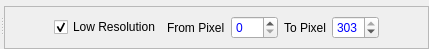
                  <widget class="QSplitter" name="splitter_4">
                   <property name="orientation">
                    <enum>Qt::Horizontal</enum>
                   </property>
                   <property name="childrenCollapsible">
                    <bool>false</bool>
                   </property>
                   <widget class="QWidget" name="layoutWidget_6">
                    <layout class="QVBoxLayout" name="verticalLayout_29">
                     <item>
                      <widget class="MPLWidget" name="data_it_plot" native="true">
                       <property name="sizePolicy">
                        <sizepolicy hsizetype="Expanding" vsizetype="Expanding">
                         <horstretch>0</horstretch>
                         <verstretch>0</verstretch>
                        </sizepolicy>
                       </property>
                      </widget>
                     </item>
                    </layout>
                   </widget>
                   <widget class="QWidget" name="layoutWidget_7">
                    <layout class="QVBoxLayout" name="verticalLayout_30">
                     <item>
                      <widget class="MPLWidget" name="data_ix_plot" native="true">
                       <property name="sizePolicy">
                        <sizepolicy hsizetype="Expanding" vsizetype="Expanding">
                         <horstretch>0</horstretch>
                         <verstretch>0</verstretch>
                        </sizepolicy>
                       </property>
                      </widget>
                     </item>
                     <item>
                      <widget class="QFrame" name="frame_15">
                       <property name="maximumSize">
                        <size>
                         <width>16777215</width>
                         <height>50</height>
                        </size>
                       </property>
                       <property name="frameShape">
                        <enum>QFrame::StyledPanel</enum>
                       </property>
                       <property name="frameShadow">
                        <enum>QFrame::Raised</enum>
                       </property>
                       <layout class="QHBoxLayout" name="horizontalLayout_42">
                        <item>
                         <layout class="QHBoxLayout" name="horizontalLayout_82">
                          <item>
                           <spacer name="horizontalSpacer_22">
                            <property name="orientation">
                             <enum>Qt::Horizontal</enum>
                            </property>
                            <property name="sizeType">
                             <enum>QSizePolicy::Minimum</enum>
                            </property>
                            <property name="sizeHint" stdset="0">
                             <size>
                              <width>40</width>
                              <height>20</height>
                             </size>
                            </property>
                           </spacer>
                          </item>
                          <item>
                           <widget class="QCheckBox" name="dataLowResFlag">
                            <property name="text">
                             <string>Low Resolution</string>
                            </property>
                            <property name="checked">
                             <bool>true</bool>
                            </property>
                           </widget>
                          </item>
                          <item>
                           <widget class="QLabel" name="dataLowResFromLabel">
                            <property name="layoutDirection">
                             <enum>Qt::RightToLeft</enum>
                            </property>
                            <property name="text">
                             <string>From Pixel</string>
                            </property>
                           </widget>
                          </item>
                          <item>
                           <spacer name="horizontalSpacer_62">
                            <property name="orientation">
                             <enum>Qt::Horizontal</enum>
                            </property>
                            <property name="sizeType">
                             <enum>QSizePolicy::Fixed</enum>
                            </property>
                            <property name="sizeHint" stdset="0">
                             <size>
                              <width>0</width>
                              <height>20</height>
                             </size>
                            </property>
                           </spacer>
                          </item>
                          <item>
                           <widget class="QSpinBox" name="dataLowResFromValue">
                            <property name="palette">
                             <palette>
                              <active>
                               <colorrole role="Text">
                                <brush brushstyle="SolidPattern">
                                 <color alpha="255">
                                  <red>0</red>
                                  <green>0</green>
                                  <blue>255</blue>
                                 </color>
                                </brush>
                               </colorrole>
                              </active>
                              <inactive>
                               <colorrole role="Text">
                                <brush brushstyle="SolidPattern">
                                 <color alpha="255">
                                  <red>0</red>
                                  <green>0</green>
                                  <blue>255</blue>
                                 </color>
                                </brush>
                               </colorrole>
                              </inactive>
                              <disabled>
                               <colorrole role="Text">
                                <brush brushstyle="SolidPattern">
                                 <color alpha="255">
                                  <red>118</red>
                                  <green>118</green>
                                  <blue>117</blue>
                                 </color>
                                </brush>
                               </colorrole>
                              </disabled>
                             </palette>
                            </property>
                            <property name="maximum">
                             <number>255</number>
                            </property>
                            <property name="value">
                             <number>0</number>
                            </property>
                           </widget>
                          </item>
                          <item>
                           <widget class="QLabel" name="dataLowResToLabel">
                            <property name="layoutDirection">
                             <enum>Qt::RightToLeft</enum>
                            </property>
                            <property name="text">
                             <string>To Pixel</string>
                            </property>
                           </widget>
                          </item>
                          <item>
                           <spacer name="horizontalSpacer_63">
                            <property name="orientation">
                             <enum>Qt::Horizontal</enum>
                            </property>
                            <property name="sizeType">
                             <enum>QSizePolicy::Fixed</enum>
                            </property>
                            <property name="sizeHint" stdset="0">
                             <size>
                              <width>0</width>
                              <height>20</height>
                             </size>
                            </property>
                           </spacer>
                          </item>
                          <item>
                           <widget class="QSpinBox" name="dataLowResToValue">
                            <property name="palette">
                             <palette>
                              <active>
                               <colorrole role="Text">
                                <brush brushstyle="SolidPattern">
                                 <color alpha="255">
                                  <red>0</red>
                                  <green>0</green>
                                  <blue>255</blue>
                                 </color>
                                </brush>
                               </colorrole>
                              </active>
                              <inactive>
                               <colorrole role="Text">
                                <brush brushstyle="SolidPattern">
                                 <color alpha="255">
                                  <red>0</red>
                                  <green>0</green>
                                  <blue>255</blue>
                                 </color>
                                </brush>
                               </colorrole>
                              </inactive>
                              <disabled>
                               <colorrole role="Text">
                                <brush brushstyle="SolidPattern">
                                 <color alpha="255">
                                  <red>118</red>
                                  <green>118</green>
                                  <blue>117</blue>
                                 </color>
                                </brush>
                               </colorrole>
                              </disabled>
                             </palette>
                            </property>
                            <property name="maximum">
                             <number>303</number>
                            </property>
                            <property name="value">
                             <number>303</number>
                            </property>
                           </widget>
                          </item>
                          <item>
                           <spacer name="horizontalSpacer_64">
                            <property name="orientation">
                             <enum>Qt::Horizontal</enum>
                            </property>
                            <property name="sizeType">
                             <enum>QSizePolicy::Minimum</enum>
                            </property>
                            <property name="sizeHint" stdset="0">
                             <size>
                              <width>40</width>
                              <height>20</height>
                             </size>
                            </property>
                           </spacer>
                          </item>
                         </layout>
                        </item>
                       </layout>
                      </widget>
                     </item>
                    </layout>
                   </widget>
                  </widget>
